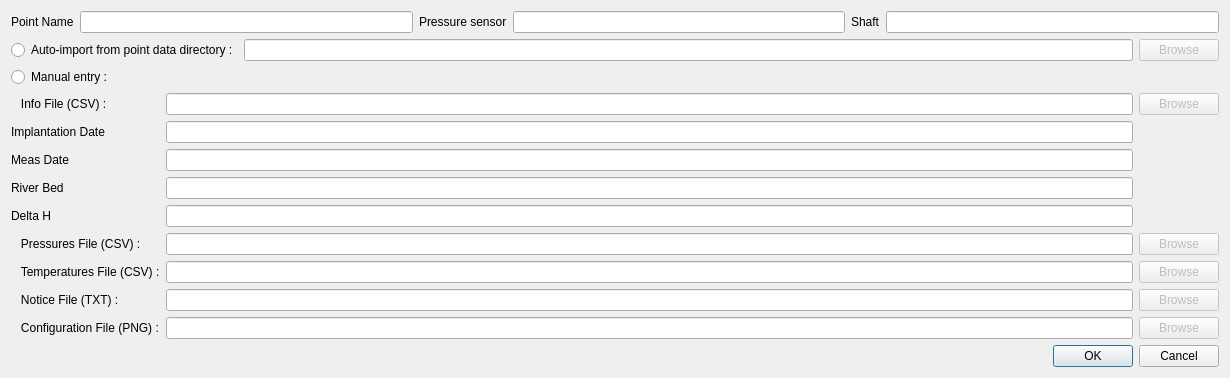
<?xml version="1.0" encoding="UTF-8"?>
<ui version="4.0">
 <class>dialogImportPoint</class>
 <widget class="QDialog" name="dialogImportPoint">
  <property name="geometry">
   <rect>
    <x>0</x>
    <y>0</y>
    <width>1230</width>
    <height>357</height>
   </rect>
  </property>
  <property name="maximumSize">
   <size>
    <width>16777215</width>
    <height>400</height>
   </size>
  </property>
  <property name="windowTitle">
   <string>Import a Point</string>
  </property>
  <layout class="QVBoxLayout" name="verticalLayout">
   <item>
    <layout class="QHBoxLayout" name="horizontalLayout_2">
     <item>
      <widget class="QLabel" name="label_9">
       <property name="text">
        <string>Point Name</string>
       </property>
      </widget>
     </item>
     <item>
      <widget class="QLineEdit" name="lineEditPointName">
       <property name="maximumSize">
        <size>
         <width>16777215</width>
         <height>16777215</height>
        </size>
       </property>
       <property name="readOnly">
        <bool>false</bool>
       </property>
      </widget>
     </item>
     <item>
      <widget class="QLabel" name="label_10">
       <property name="text">
        <string>Pressure sensor</string>
       </property>
      </widget>
     </item>
     <item>
      <widget class="QLineEdit" name="lineEditPSensorName">
       <property name="maximumSize">
        <size>
         <width>16777215</width>
         <height>16777215</height>
        </size>
       </property>
       <property name="readOnly">
        <bool>false</bool>
       </property>
      </widget>
     </item>
     <item>
      <widget class="QLabel" name="label_11">
       <property name="text">
        <string>Shaft</string>
       </property>
      </widget>
     </item>
     <item>
      <widget class="QLineEdit" name="lineEditShaftName">
       <property name="maximumSize">
        <size>
         <width>16777215</width>
         <height>16777215</height>
        </size>
       </property>
       <property name="readOnly">
        <bool>false</bool>
       </property>
      </widget>
     </item>
    </layout>
   </item>
   <item>
    <layout class="QHBoxLayout" name="horizontalLayout_4">
     <item>
      <widget class="QRadioButton" name="radioButtonAuto">
       <property name="text">
        <string>Auto-import from point data directory :</string>
       </property>
      </widget>
     </item>
     <item>
      <widget class="QLineEdit" name="lineEditDataDir">
       <property name="maximumSize">
        <size>
         <width>16777215</width>
         <height>16777215</height>
        </size>
       </property>
       <property name="readOnly">
        <bool>true</bool>
       </property>
      </widget>
     </item>
     <item>
      <widget class="QPushButton" name="pushButtonBrowseDataDir">
       <property name="enabled">
        <bool>false</bool>
       </property>
       <property name="text">
        <string>Browse</string>
       </property>
      </widget>
     </item>
    </layout>
   </item>
   <item>
    <layout class="QGridLayout" name="gridLayout">
     <item row="7" column="3">
      <widget class="QPushButton" name="pushButtonBrowseTemperatures">
       <property name="enabled">
        <bool>false</bool>
       </property>
       <property name="text">
        <string>Browse</string>
       </property>
      </widget>
     </item>
     <item row="3" column="0">
      <widget class="QLabel" name="label_3">
       <property name="text">
        <string>Meas Date</string>
       </property>
      </widget>
     </item>
     <item row="7" column="2">
      <widget class="QLineEdit" name="lineEditTemperatures">
       <property name="readOnly">
        <bool>true</bool>
       </property>
      </widget>
     </item>
     <item row="5" column="0">
      <widget class="QLabel" name="label_12">
       <property name="text">
        <string>Delta H</string>
       </property>
      </widget>
     </item>
     <item row="6" column="0">
      <widget class="QLabel" name="label_8">
       <property name="text">
        <string>   Pressures File (CSV) :</string>
       </property>
      </widget>
     </item>
     <item row="1" column="0">
      <widget class="QLabel" name="label_7">
       <property name="text">
        <string>   Info File (CSV) :</string>
       </property>
      </widget>
     </item>
     <item row="7" column="0">
      <widget class="QLabel" name="label_2">
       <property name="text">
        <string>   Temperatures File (CSV) :</string>
       </property>
      </widget>
     </item>
     <item row="9" column="2">
      <widget class="QLineEdit" name="lineEditNotice">
       <property name="readOnly">
        <bool>true</bool>
       </property>
      </widget>
     </item>
     <item row="6" column="2">
      <widget class="QLineEdit" name="lineEditPressures">
       <property name="readOnly">
        <bool>true</bool>
       </property>
      </widget>
     </item>
     <item row="4" column="0">
      <widget class="QLabel" name="label_4">
       <property name="text">
        <string>River Bed</string>
       </property>
      </widget>
     </item>
     <item row="6" column="3">
      <widget class="QPushButton" name="pushButtonBrowsePressures">
       <property name="enabled">
        <bool>false</bool>
       </property>
       <property name="text">
        <string>Browse</string>
       </property>
      </widget>
     </item>
     <item row="10" column="0">
      <widget class="QLabel" name="label_6">
       <property name="text">
        <string>   Configuration File (PNG) :</string>
       </property>
      </widget>
     </item>
     <item row="10" column="3">
      <widget class="QPushButton" name="pushButtonBrowseConfig">
       <property name="enabled">
        <bool>false</bool>
       </property>
       <property name="text">
        <string>Browse</string>
       </property>
      </widget>
     </item>
     <item row="9" column="0">
      <widget class="QLabel" name="label_5">
       <property name="text">
        <string>   Notice File (TXT) :</string>
       </property>
      </widget>
     </item>
     <item row="1" column="3">
      <widget class="QPushButton" name="pushButtonBrowseInfo">
       <property name="enabled">
        <bool>false</bool>
       </property>
       <property name="text">
        <string>Browse</string>
       </property>
      </widget>
     </item>
     <item row="10" column="2">
      <widget class="QLineEdit" name="lineEditConfig">
       <property name="readOnly">
        <bool>true</bool>
       </property>
      </widget>
     </item>
     <item row="1" column="2">
      <widget class="QLineEdit" name="lineEditInfo">
       <property name="readOnly">
        <bool>true</bool>
       </property>
      </widget>
     </item>
     <item row="0" column="0">
      <widget class="QRadioButton" name="radioButtonManual">
       <property name="text">
        <string>Manual entry :</string>
       </property>
      </widget>
     </item>
     <item row="9" column="3">
      <widget class="QPushButton" name="pushButtonBrowseNotice">
       <property name="enabled">
        <bool>false</bool>
       </property>
       <property name="text">
        <string>Browse</string>
       </property>
      </widget>
     </item>
     <item row="2" column="0">
      <widget class="QLabel" name="label">
       <property name="text">
        <string>Implantation Date</string>
       </property>
      </widget>
     </item>
     <item row="2" column="2">
      <widget class="QLineEdit" name="lineEditImplantationDate"/>
     </item>
     <item row="3" column="2">
      <widget class="QLineEdit" name="lineEditMeasDate"/>
     </item>
     <item row="4" column="2">
      <widget class="QLineEdit" name="lineEditRiverBed"/>
     </item>
     <item row="5" column="2">
      <widget class="QLineEdit" name="lineEditDeltaH"/>
     </item>
    </layout>
   </item>
   <item>
    <layout class="QHBoxLayout" name="horizontalLayout_3">
     <item>
      <spacer name="horizontalSpacer">
       <property name="orientation">
        <enum>Qt::Horizontal</enum>
       </property>
       <property name="sizeHint" stdset="0">
        <size>
         <width>40</width>
         <height>20</height>
        </size>
       </property>
      </spacer>
     </item>
     <item>
      <widget class="QDialogButtonBox" name="buttonBox">
       <property name="orientation">
        <enum>Qt::Horizontal</enum>
       </property>
       <property name="standardButtons">
        <set>QDialogButtonBox::Cancel|QDialogButtonBox::Ok</set>
       </property>
      </widget>
     </item>
    </layout>
   </item>
   <item>
    <spacer name="verticalSpacer">
     <property name="orientation">
      <enum>Qt::Vertical</enum>
     </property>
     <property name="sizeHint" stdset="0">
      <size>
       <width>20</width>
       <height>40</height>
      </size>
     </property>
    </spacer>
   </item>
  </layout>
 </widget>
 <resources/>
 <connections>
  <connection>
   <sender>buttonBox</sender>
   <signal>accepted()</signal>
   <receiver>dialogImportPoint</receiver>
   <slot>accept()</slot>
   <hints>
    <hint type="sourcelabel">
     <x>248</x>
     <y>254</y>
    </hint>
    <hint type="destinationlabel">
     <x>157</x>
     <y>274</y>
    </hint>
   </hints>
  </connection>
  <connection>
   <sender>buttonBox</sender>
   <signal>rejected()</signal>
   <receiver>dialogImportPoint</receiver>
   <slot>reject()</slot>
   <hints>
    <hint type="sourcelabel">
     <x>316</x>
     <y>260</y>
    </hint>
    <hint type="destinationlabel">
     <x>286</x>
     <y>274</y>
    </hint>
   </hints>
  </connection>
 </connections>
</ui>
